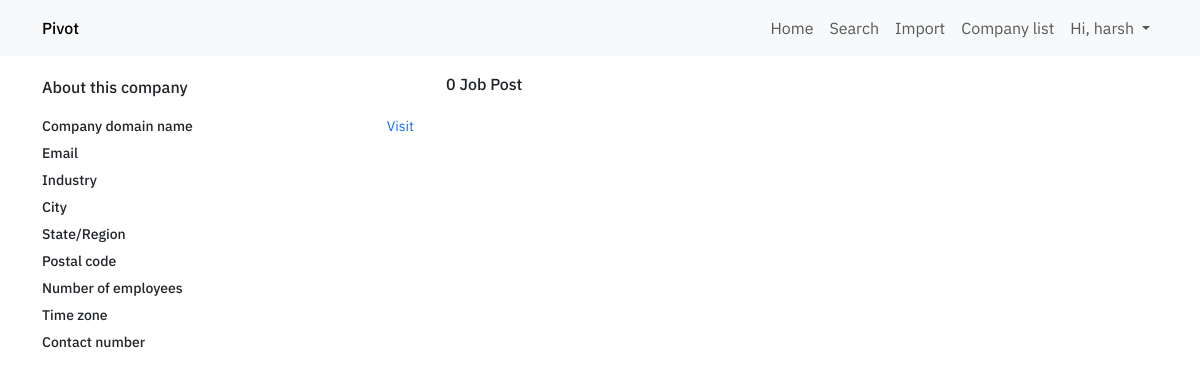
Page /company-profile/4 (signed in) on the earlier database version.
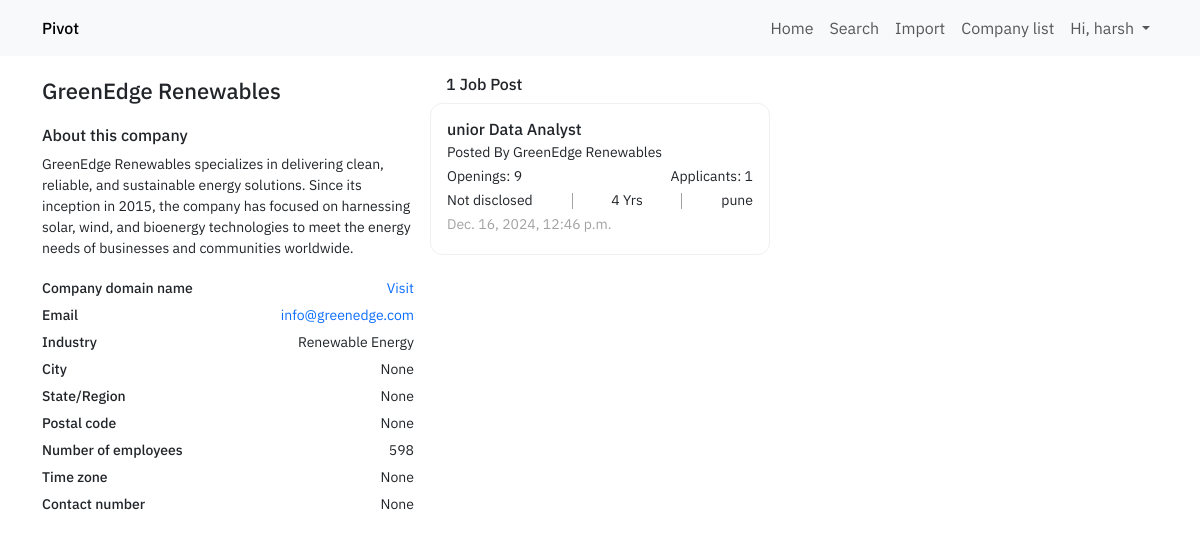
Same page on the later database version.
### webpages/models.py (models this page shows, shortened)
class Company(models.Model):
    is_active = models.BooleanField(null=True, blank=True)
    company_name = models.CharField(max_length=255)
    company_address = models.TextField(blank=True, null=True)
    company_email = models.CharField(max_length=255, blank=True, null=True)
    company_info = models.TextField(blank=True, null=True)
    company_domain_name = models.CharField(max_length=255, blank=True, null=True)
    industry_type = models.ForeignKey(IndustryType, on_delete=models.CASCADE, blank=True, null=True)
    company_postal_code = models.CharField(max_length=255, blank=True, null=True)
    company_number_of_employees = models.IntegerField(blank=True, null=True)
    company_time_zone = models.CharField(max_length=255, blank=True, null=True)
    company_linkedin_profile = models.CharField(max_length=255, blank=True, null=True)
    company_annual_revenue = models.CharField(max_length=255, blank=True, null=True)
    company_city = models.CharField(max_length=255, blank=True, null=True)
    company_state_region = models.CharField(max_length=255, blank=True, null=True)
    company_contact_number = models.CharField(max_length=25, blank=True, null=True)
    created_at = models.DateTimeField(auto_now_add=True)
    updated_at = models.DateTimeField(auto_now=True)

class IndustryType(models.Model):
    industry_type_name = models.CharField(max_length=255)
    created_at = models.DateTimeField(auto_now_add=True)
    updated_at = models.DateTimeField(auto_now=True)

class JobPosting(models.Model):
    is_active = models.BooleanField(null=True, blank=True)
    company = models.ForeignKey(Company, on_delete=models.CASCADE)
    job_role = models.CharField(max_length=255)
    experience_required = models.IntegerField(default=0)
    location = models.CharField(max_length=255)
    number_of_openings = models.IntegerField()
    number_of_applicants = models.IntegerField()
    job_description = models.TextField()
    created_at = models.DateTimeField(auto_now_add=True)
    updated_at = models.DateTimeField(auto_now=True)
    created_by = models.ForeignKey(User, on_delete=models.CASCADE)
    def __str__(self):
        return f"{self.id} - {self.job_role} - {self.company.company_name}"

### webpages/views.py (the view)
# urls.py: path("company-profile/<int:id>", view=companyProfile, name="webpages-company-profile"),
@login_required(login_url="user-login")
def companyProfile(request, id):
    companyProfileObject = models.Company.objects.filter(id=id).first()
    jobPostinglist = models.JobPosting.objects.filter(company=companyProfileObject)
    print(jobPostinglist)
    for jobPostingItem in jobPostinglist:
        shortlistedCandidateList = models.ShortlistedCandidate.objects.filter(job_posting= jobPostingItem)
        jobPostingItem.shortlistedCandidateList = shortlistedCandidateList
        jobPostingItem.number_of_candidates = len(shortlistedCandidateList)
        print(jobPostingItem.shortlistedCandidateList)
        for candidate in shortlistedCandidateList:
            candidateTimelineList = models.ShortlistedCandidateTimeline.objects.filter(shortlisted_Candidate=candidate.id)
            candidateProjectList = models.CandidateProject.objects.filter(candidate=candidate.id)
            candidateExperienceList = models.CandidateExperience.objects.filter(candidate=candidate.id)
            candidateEducationList = models.CandidateEducation.objects.filter(candidate=candidate.id)
            print(candidateTimelineList)
            print(candidateProjectList)
            print(candidateExperienceList)
            print(candidateEducationList)
            candidate.candidateTimelineList = candidateTimelineList
            candidate.candidateProjectList = candidateProjectList
            candidate.candidateExperienceList = candidateExperienceList
            candidate.candidateEducationList = candidateEducationList
    context = {
        "companyObject":companyProfileObject,
        "jobPostinglist":jobPostinglist,
        "jobPostLen":len(jobPostinglist)
    }
    return render(request, "company-profile.html", context)

### webpages/models.py (called while the page is built)
    def __str__(self):
        return f"{self.id} - {self.candidate.first_name} {self.candidate.last_name} - {self.company.company_name} - {self.job_posting.job_role}"

### templates/company-profile.html (shortened to what this page needs)
{% load static %}
<!doctype html>
<html lang="en">
<head>
    <link rel="stylesheet" href="{% static './css/main.css' %}">
    <link rel="stylesheet" href="{% static './css/dashboard.css' %}">
    <link rel="stylesheet" href="{% static './css/company-profile.css' %}">
    <link href="https://cdn.jsdelivr.net/npm/bootstrap@5.3.3/dist/css/bootstrap.min.css" rel="stylesheet"
>
</head>
<body>
    {% include 'inc/navbar.html' %}
    <section class="company-profile-section">
        <div class="container">
            <div class="company-profile-grid">
                <div class="company-profile-wrapper">
                    <div class="company-profile">
                        <h1 class="company-profile-info-item company-profile-info-item-name">
                          {{companyObject.company_name}}
                        </h1>
                        <h5 class="title">About this company</h5>
                        <p class="company-profile-info-item company-profile-info-item-about-company">
                            {{companyObject.company_info}}
                        </p>
                        <div class="company-meta-info-wrapper">
                            <div class="company-meta-info-group">
                                <label class="company-meta-info-group-item-label">
                                    Company domain name
                                </label>
                                <div class="company-meta-info-group-item-label-value">
                                    <a href="{{companyObject.company_domain_name}}" class="company-meta-info-group-item-cta">Visit</a>
                                </div>
                            </div>
                            <div class="company-meta-info-group">
                                <label class="company-meta-info-group-item-label">
                                    Email
                                </label>
                                <div class="company-meta-info-group-item-label-value">
                                    <a href="#" class="company-meta-info-group-item-cta">
                                        {{companyObject.company_email}}
                                    </a>
                                </div>
                            </div>
                            <div class="company-meta-info-group">
                                <label class="company-meta-info-group-item-label">
                                    Industry
                                </label>
                                <div class="company-meta-info-group-item-label-value">
                                    {{companyObject.industry_type.industry_type_name}}
                                </div>
                            </div>
                            <div class="company-meta-info-group">
                                <label class="company-meta-info-group-item-label">
                                    City
                                </label>
                                <div class="company-meta-info-group-item-label-value">
                                    {{companyObject.company_city}}
                                </div>
                            </div>
                            <div class="company-meta-info-group">
                                <label class="company-meta-info-group-item-label">
                                    State/Region
                                </label>
                                <div class="company-meta-info-group-item-label-value">
                                    {{companyObject.company_state_region}}
                                </div>
                            </div>
                            <div class="company-meta-info-group">
                                <label class="company-meta-info-group-item-label">
                                    Postal code
                                </label>
                                <div class="company-meta-info-group-item-label-value">
                                    {{companyObject.company_postal_code}}
                                </div>
                            </div>
                            <div class="company-meta-info-group">
                                <label class="company-meta-info-group-item-label">
                                    Number of employees
                                </label>
                                <div class="company-meta-info-group-item-label-value">
                                    {{companyObject.company_number_of_employees}}
                                </div>
                            </div>
                            <div class="company-meta-info-group">
                                <label class="company-meta-info-group-item-label">
                                    Time zone
                                </label>
                                <div class="company-meta-info-group-item-label-value">
                                    {{companyObject.company_time_zone}}
                                </div>
                            </div>
                            <div class="company-meta-info-group">
                                <label class="company-meta-info-group-item-label">
                                    Contact number
                                </label>
                                <div class="company-meta-info-group-item-label-value">
                                    {{companyObject.company_contact_number}}
                                </div>
                            </div>
                        </div>
                    </div>
                </div>
                <div class="job-post-list-wrapper">
                    <h1 class="wrapper-title"> {{jobPostLen}} Job Post</h1>
                    {% for jobPost in jobPostinglist%}
                    <div class="job-post-card " id="jobPost{{jobPost.id}}Candidates">
                        <h1 class="job-post-card-item job-post-card-item-title">
                            {{jobPost.job_role}}
                        </h1>
                        <p class="job-post-card-item job-post-card-item-company-name">
                            Posted By {{jobPost.company.company_name}}
                        </p>
                        <div class="job-post-card-meta-info">
                            <span class="job-post-card-meta-info-item">
                                Openings: {{jobPost.number_of_openings}}
                            </span>
                            <span class="job-post-card-meta-info-item">
                                Applicants: {{jobPost.number_of_applicants}}
                            </span>
                        </div>
                        <div class="job-post-card-meta-info">
                            <span class="job-post-card-meta-info-item">
                                Not disclosed
                            </span>
                            <span class="job-post-card-meta-info-item">
                               {{jobPost.experience_required}} Yrs
                            </span>
                            <span class="job-post-card-meta-info-item">
                                {{jobPost.location}}
                            </span>
                        </div>
                        <div class="job-post-card-meta-info">
                            <span class="job-post-card-meta-info-item">
                                <div class="job-post-card-meta-info-item-timestamp">
                                    {{jobPost.created_at}}
                                </div>
                            </span>
                        </div>
                    </div>
                    {% endfor %}
                </div>
                <div class="shortlisted-candidate-wrapper">
                </div>
            </div>
        </div>
    </section>
</body>
</html>

### templates/inc/navbar.html (shortened to what this page needs)
<nav class="navbar navbar-expand-lg bg-body-tertiary">
    <div class="container">
        {% include 'inc/navbar-brand.html' %}
        <div class="collapse navbar-collapse" id="navbarSupportedContent">
            <ul class="navbar-nav me-auto mb-2 mb-lg-0">
                <li class="nav-item">
                    <a class="nav-link" aria-current="page" href="{% url 'webpages-home' %}">Home</a>
                </li>
                {% if user.is_authenticated %}
                <li class="nav-item">
                    <a class="nav-link" href="{% url 'webpages-search' %}">Search</a>
                </li>
                <li class="nav-item">
                    <a class="nav-link" href="{% url 'webpages-import' %}">Import</a>
                </li>
                <li class="nav-item">
                    <a class="nav-link" href="{% url 'webpages-company-list' %}">Company list</a>
                </li>
                <li class="nav-item dropdown">
                    <a class="nav-link dropdown-toggle" href="#" role="button" data-bs-toggle="dropdown"
                        aria-expanded="false">
                        Hi, {{user.username}}
                    </a>
                </li>
                {% endif %}
            </ul>
        </div>
    </div>
</nav>

### templates/inc/navbar-brand.html (shortened to what this page needs)
<a class="navbar-brand" href="{% url 'webpages-home' %}">
    Pivot
</a>

### ats/static/css/main.css (style rules this page uses)
:root { --ff-primary: "IBM Plex Sans", sans-serif; --primary-color: "F96E2A"; }
* { font-family: var(--ff-primary); }
.navbar-brand, .navbar-brand { text-decoration: none; font-size: 16px!important; color: black; font-family: var(--ff-primary); font-weight: 500; }
.navbar { padding: 1em 2em; }
.navbar .container { display: flex; justify-content: space-between; align-items: center; }
.nav-link { text-decoration: none; color: black; }
ul.navbar-nav.me-auto.mb-2.mb-lg-0 { margin: 0; margin-left: auto; margin-right: 0!important; }

### ats/static/css/dashboard.css (style rules this page uses)
.job-post-card-item { font-size: 14px; margin: 0%; }
.job-post-card-item-title { font-size: 16px; }
.job-post-card { padding: 1em; background: rgb(255, 255, 255); border-bottom: 1px solid rgb(240, 240, 240); }
.job-post-card-item-company-name { margin: 3px 0; }
.job-post-card-meta-info { display: flex; align-items: center; justify-content: space-between; margin: 3px 0; }
.job-post-card-meta-info-item { font-size: 14px; }
.job-post-card-meta-info-item-timestamp { font-size: 14px; color: #a3a3a3; }
.wrapper-title { margin: 1em 0 0 0; padding: 3px 1em; font-size: 16px; }

### ats/static/css/company-profile.css (style rules this page uses)
.company-profile-info-item-name { font-size: 22px; margin: 1em 0; }
.company-profile-wrapper { max-width: 500px; }
.company-profile-info-item-about-company { margin: 0; }
.title { font-size: 16px; }
.company-profile-info-item-about-company { font-size: 14px; }
.company-meta-info-group-item-label, .company-meta-info-group-item-label-value { font-size: 14px; }
.company-meta-info-group-item-label { font-weight: 500; display: block; margin: 3px 0; }
.company-meta-info-group-item-cta { font-size: 14px; text-decoration: none; }
.company-meta-info-wrapper { margin: 1em 0; display: grid; }
.company-meta-info-group { display: flex; justify-content: space-between; align-items: center; }
.company-profile-grid { display: grid; grid-template-columns: 1fr 1fr 1fr; }
.job-post-list-wrapper { margin: 0 1em; }
.job-post-card { border-radius: 12px; border: 1px solid #f0f0f0; margin: 6px 0; }
.shortlisted-candidate-wrapper { height: 90vh; overflow: scroll; }

Differences in the rows shown:
added Company: company_name "GreenEdge Renewables", company_info "GreenEdge Renewables specializes in delivering clean, reliable, and sustainable energy solutions. Since its inception in 2015, the company has focused on harnessing solar, wind, and bioenergy technologies to meet the energy needs of businesses and communities worldwide.", company_email "info@greenedge.com", industry_type.industry_type_name "Renewable Energy", company_city "None", company_state_region "None", company_postal_code "None", company_number_of_employees "598", company_time_zone "None", company_contact_number "None"
added JobPosting: job_role "unior Data Analyst", company.company_name "GreenEdge Renewables", number_of_openings "9", number_of_applicants "1", experience_required "4", location "pune", created_at "Dec. 16, 2024, 12:46 p.m."
Other differences:
{{ jobPostLen }}: "0" → "1"
